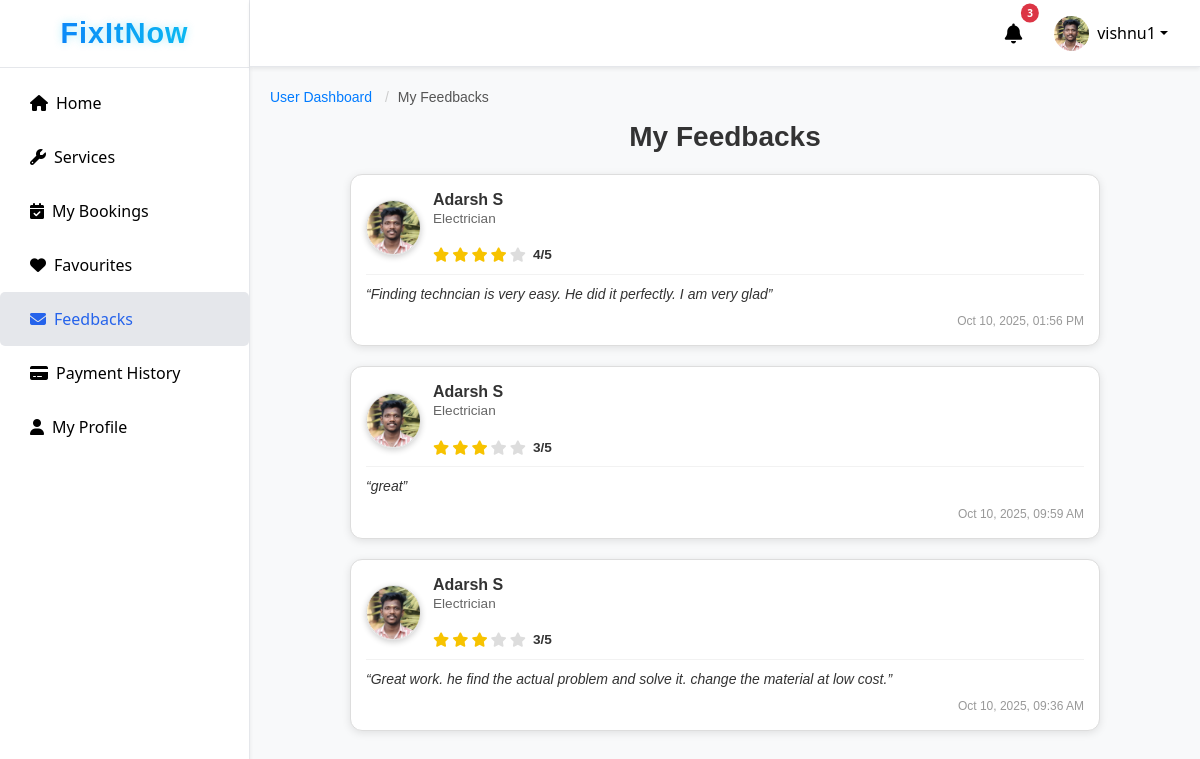
The app's page /view-user-feedback/ (signed in) with its own data.
### fixapp/models.py (models this page shows, shortened)
class UserRegistration(models.Model):
    full_name = models.CharField(max_length=100)
    username = models.CharField(max_length=150, unique=True)
    email = models.EmailField(unique=True)
    password = models.CharField(max_length=128)  # plain password
    phone = models.CharField(max_length=15, null=True, blank=True)
    profile_image = models.ImageField(upload_to="user_profiles/", null=True, blank=True)
    city = models.CharField(max_length=100, blank=True, null=True)
    address = models.TextField(blank=True, null=True)
    latitude = models.FloatField(blank=True, null=True)
    longitude = models.FloatField(blank=True, null=True)
    registered_on = models.DateTimeField(default=timezone.now)

class Feedback(models.Model):
    user = models.ForeignKey(UserRegistration, on_delete=models.CASCADE)
    technician = models.ForeignKey(TechnicianRequest, on_delete=models.CASCADE)
    rating = models.IntegerField()
    comment = models.TextField()
    created_at = models.DateTimeField(auto_now_add=True)

class TechnicianRequest(models.Model):
    full_name = models.CharField(max_length=100)
    username = models.CharField(max_length=50, unique=True, null=True, blank=True)
    email = models.EmailField()
    phone = models.CharField(max_length=15)
    city = models.CharField(max_length=50)
    category = models.CharField(max_length=50)
    experience = models.PositiveIntegerField()
    profile_image = models.ImageField(upload_to="technician_profiles/", null=True, blank=True)
    document = models.FileField(upload_to="technician_docs/")
    id_proof = models.FileField(upload_to="id_proofs/", null=True, blank=True)
    password = models.CharField(max_length=128, null=True, blank=True)
    status = models.CharField(max_length=20, default="Pending")
    applied_on = models.DateTimeField(auto_now_add=True)
    latitude = models.FloatField(null=True, blank=True)
    longitude = models.FloatField(null=True, blank=True)

### fixapp/views.py (the view)
# urls.py: path('view-user-feedback/', views.view_user_feedback, name='view_user_feedback'),
def view_user_feedback(request):
    user_id = request.session.get('user_id')
    if not user_id:
        return redirect('login')
    user_obj = UserRegistration.objects.get(id=user_id)
    feedbacks = Feedback.objects.filter(user=user_obj).order_by('-created_at')
    return render(request, 'user_page/view_user_feedback.html', {
        'user_obj': user_obj,
        'feedbacks': feedbacks
    })

### fixapp/context_processors.py (called while the page is built)
def notifications_processor(request):
    notifications = []
    if request.session.get('user_id'):
        notifications = Notification.objects.filter(
            recipient_type__in=["users", "both"]
        ).order_by('-created_on')
    return {'notifications': notifications}

def technician_notifications_processor(request):
    notifications = []
    if request.session.get('technician_id'):
        notifications = Notification.objects.filter(
            recipient_type__in=["technicians", "both"]
        ).order_by('-created_on')
    return {'tech_notifications': notifications}

### templates/user_page/view_user_feedback.html
{% extends 'user_page/user_dashboard.html' %}
{% load static %}
{% block user_feedback %}
<div class="feedback-container">
    <nav aria-label="breadcrumb">
        <ol class="breadcrumb feedback-breadcrumb">
            <li class="breadcrumb-item"><a href="{% url 'user_home' %}">User Dashboard</a></li>
            <li class="breadcrumb-item active" aria-current="page">My Feedbacks</li>
        </ol>
    </nav>
    <h2 class="feedback-title">My Feedbacks</h2>
    {% if feedbacks %}
    <div class="feedback-list">
        {% for fb in feedbacks %}
        <div class="feedback-card">
            <div class="feedback-header">
                <img src="{{ fb.technician.profile_image.url }}" alt="Technician Image" class="tech-img">
                <div class="tech-details">
                    <h3 class="tech-name">{{ fb.technician.full_name }}</h3>
                    <p class="tech-category">{{ fb.technician.category }}</p>
                    <div class="rating">
                        {% for i in "12345"|make_list %}
                        {% if forloop.counter <= fb.rating %} <i class="fa fa-star filled"></i>
                            {% else %}
                            <i class="fa fa-star"></i>
                            {% endif %}
                            {% endfor %}
                            <span class="rating-number">{{ fb.rating }}/5</span>
                    </div>
                </div>
            </div>
            <div class="feedback-body">
                <p class="feedback-comment">“{{ fb.comment }}”</p>
            </div>
            <div class="feedback-footer">
                <p class="feedback-date">{{ fb.created_at|date:"M d, Y, h:i A" }}</p>
            </div>
        </div>
        {% endfor %}
    </div>
    {% else %}
    <p class="no-feedback">You have not submitted any feedback yet.</p>
    {% endif %}
</div>
{% endblock %}

### templates/user_page/user_dashboard.html (shortened to what this page needs)
{% load static %}
<!DOCTYPE html>
<html lang="en">
<head>
  <link href="https://cdn.jsdelivr.net/npm/bootstrap@5.3.2/dist/css/bootstrap.min.css" rel="stylesheet">
  <link href="https://cdn.jsdelivr.net/npm/bootstrap-icons@1.11.1/font/bootstrap-icons.css" rel="stylesheet">
  <link href="https://cdnjs.cloudflare.com/ajax/libs/font-awesome/6.4.0/css/all.min.css" rel="stylesheet">
<link href="https://cdn.jsdelivr.net/npm/remixicon@3.2.0/fonts/remixicon.css" rel="stylesheet">
  <link rel="stylesheet" href="{% static 'css/admin_dashboard.css' %}">
</head>
<body>
  <div class="d-flex">
    <nav id="sidebar" class="sidebar d-flex flex-column shadow-sm ">
      <div class="sidebar-header p-3 text-center">
        <h3 class="logo">FixItNow</h3>
      </div>
      <div class="sidebar-menu flex-grow-1">
        <ul class="nav flex-column mt-2">
          <li class="nav-item"><a href="{% url 'user_home' %}"
            class="nav-link {% if request.resolver_match.url_name == 'user_home' %}active{% endif %}">
            <i class="fas fa-home me-2"></i>Home</a>
          </li>
          <li class="nav-item"><a href="{% url 'user_services' %}"
            class="nav-link {% if request.resolver_match.url_name == 'user_services' %}active{% endif %}">
            <i class="fas fa-wrench me-2"></i>Services</a>
          </li>
          <li class="nav-item"><a href="{% url 'my_bookings' %}"
            class="nav-link {% if request.resolver_match.url_name == 'my_bookings' %}active{% endif %}">
            <i class="fas fa-calendar-check me-2"></i>My Bookings</a>
          </li>
          <li class="nav-item"><a href="{% url 'user_favorite_list' %}"
            class="nav-link {% if request.resolver_match.url_name == 'user_favorite_list' %}active{% endif %}">
            <i class="fas fa-heart me-2"></i>Favourites</a>
          </li>
          <li class="nav-item"><a href="{% url 'view_user_feedback' %}"
            class="nav-link {% if request.resolver_match.url_name == 'view_user_feedback' %}active{% endif %}"><i class="fas fa-envelope me-2"></i>Feedbacks</a></li>
          <li class="nav-item"><a href="{% url 'user_payment_history' %}"
            class="nav-link {% if request.resolver_match.url_name == 'user_payment_history' %}active{% endif %}"><i class="fas fa-credit-card me-2">
            </i>Payment History</a>
          </li>
          <li class="nav-item"><a href="{% url 'user_profile' %}"
            class="nav-link {% if request.resolver_match.url_name == 'user_profile' %}active{% endif %}">
            <i class="fas fa-user me-2"></i>My Profile</a>
          </li>
        </ul>
      </div>
    </nav>
    <div class="flex-grow-1 main-area">
      <nav class="navbar navbar-expand-lg topbar shadow-sm px-4 d-flex justify-content-end">
        <ul class="navbar-nav d-flex align-items-center">
<li class="nav-item dropdown me-3">
    <a class="nav-link position-relative" href="#" id="notificationDropdown" role="button"
       data-bs-toggle="dropdown" aria-expanded="false">
        <i class="fas fa-bell fa-lg"></i>
        {% if notifications.count %}
            <span class="badge-count">{{ notifications.count }}</span>
        {% endif %}
    </a>
</li>
          {% if user_obj %}
          <li class="nav-item dropdown">
            <a class="nav-link dropdown-toggle d-flex align-items-center" href="#" role="button"
              data-bs-toggle="dropdown" aria-expanded="false">
              {% if user_obj.profile_image %}
              <img src="{{ user_obj.profile_image.url }}" alt="profile" class="rounded-circle me-2 profile-pic"
                width="35" height="35">
              {% else %}
              <img src="{% static 'images/default_profile.png' %}" alt="profile" class="rounded-circle me-2 profile-pic"
                width="35" height="35">
              {% endif %}
              {{ user_obj.username }}
            </a>
          </li>
          {% endif %}
        </ul>
      </nav>
      {% block user_feedback %}
      {% endblock %}
    </div>
  </div>
</body>
</html>

### records on screen
UserRegistration: profile_image (picture), username "vishnu1"
Feedback: technician.profile_image (picture), technician.full_name "Adarsh S", technician.category "Electrician", rating "4", comment "Finding techncian is very easy. He did it perfectly. I am very glad", created_at "Oct 10, 2025, 01:56 PM"
Feedback: technician.profile_image (picture), technician.full_name "Adarsh S", technician.category "Electrician", rating "3", comment "great", created_at "Oct 10, 2025, 09:59 AM"
Feedback: technician.profile_image (picture), technician.full_name "Adarsh S", technician.category "Electrician", rating "3", comment "Great work. he find the actual problem and solve it. change the material at low cost.", created_at "Oct 10, 2025, 09:36 AM"

### other values on screen
{{ notifications.count }} "3"
